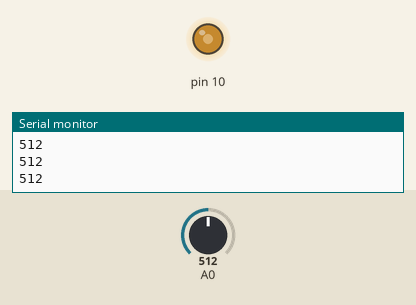
Simulated run of this sketch. Board: Arduino Uno, built with avr-gcc and run on an emulated ATmega328P. On the bench: output pins drawn as LEDs (lit = HIGH), the last lines printed to the serial monitor. The test bench sets the inputs (shaded band); at power-on: A0 = 512.

Above: at 1.3 s.
1.4 s: A0 set to 716
At 2.7 s:
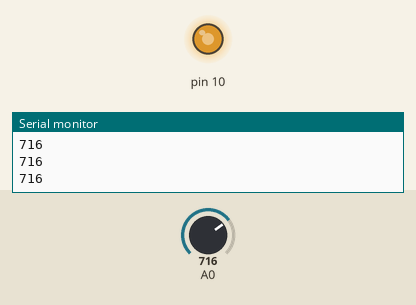
3.0 s: A0 set to 900
At 4.0 s:
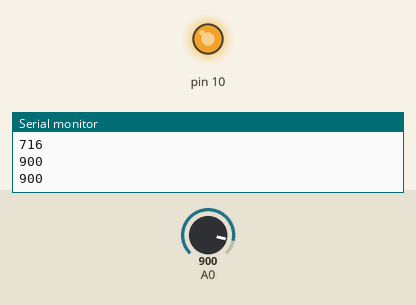
4.5 s: A0 set to 122
At 5.2 s:
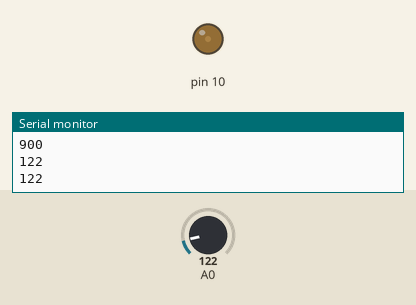
6.0 s: A0 set to 0
At 6.4 s:
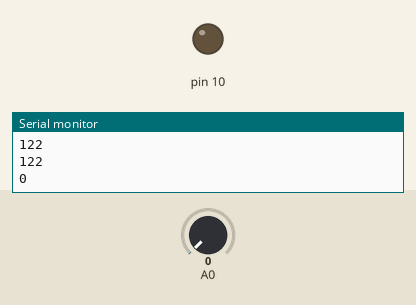
7.5 s: A0 set to 511
At 8.8 s:
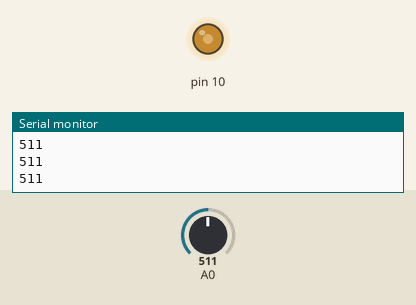
Timing chart, 0 to 10.0 s (numbered marks = the images above; inputs shaded):
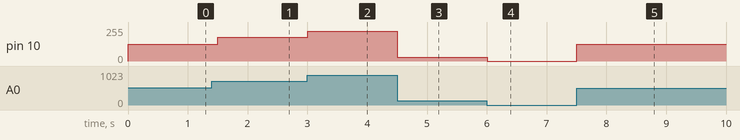

The sketch:

05_RESISTOR_02.ino
```cpp
void setup() {
  Serial.begin(9600);
  pinMode(10, OUTPUT);
}

void loop() {
  int RESISTOR = analogRead(A0);
  Serial.println(RESISTOR);
  RESISTOR = map(RESISTOR, 0, 1023, 0, 255);
  // map() >> 첫 번째 매개변수를 네 / 다섯번째 범위로 1:1 매핑해주는 역할
  // map(매핑하고자하는 값, 기존값의 최소값, 기존값의 최대값, 매핑할 값의 최소값, 매핑할 값의 최대값);
  // map(50, 50, 100, 0, 50);
  // 첫 번쨰 매개변수 >> 50 >> 50 - 100
  // 결과값 >> 0 >> 0 - 50
  analogWrite(10, RESISTOR);
  delay(500);
}
```

Measured:
- after the input at 1.4 s, pin 10: 127/255 → 178/255 after 0.10 s
- after the input at 3.0 s, pin 10: 178/255 → 224/255 at once
- after the input at 4.5 s, pin 10: 224/255 → 30/255 at once
- after the input at 6.0 s, pin 10: 30/255 → 0/255 at once
- after the input at 7.5 s, pin 10: 0/255 → 127/255 at once
